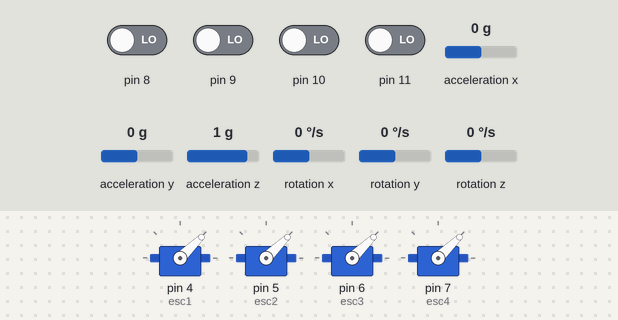
Bench run of a sketch on a simulated Arduino Uno, built with avr-gcc and run on an emulated ATmega328P. Parts: 4 × servo. Wiring (inferred from the names in the program): MPU-6050 motion sensor at I2C address 0x68. Inputs (shaded band) come from the test bench; at power-on: pin 8–11 LOW, acceleration x 0 g, acceleration y 0 g, acceleration z 1 g, rotation x 0 °/s, rotation y 0 °/s, rotation z 0 °/s.

Above: at 0.1 s.
At 2.1 s:
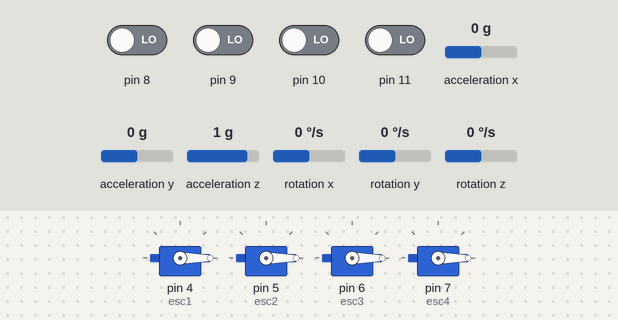
Timing chart, 0 to 3.6 s (numbered marks = the images above):
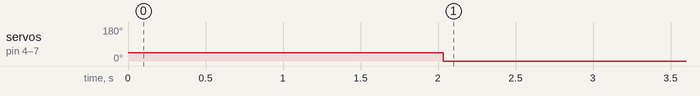

Measured:
- by itself, servo on pin 4 (esc1), servo on pin 5 (esc2), servo on pin 6 (esc3), servo on pin 7 (esc4): 44° → 0° at 2.0 s

The sketch:

Flight_Controller.ino
```cpp
//Imports
#include <Wire.h>
#include <Servo.h>

//ESCs
Servo esc1, esc2, esc3, esc4;
float esc1_pulse,esc2_pulse,esc3_pulse,esc4_pulse;

//IMU Variables
float accX, accY, accZ, gyroX, gyroY, gyroZ;
float accX_angle, accY_angle, accZ_angle, gyroX_angle, gyroY_angle, gyroZ_angle;
float accX_angle_error = -3.52;
float accY_angle_error = 7.33;
float gyroX_error = -2.57;
float gyroY_error = 0.19;
float gyroZ_error = 1.57;
float roll, pitch, yaw;
float time_ellp, time_curr, time_prev;

//Kalman Filter
float K_roll_angle = 0;
float last_K_roll = 0;
float K_roll_angle_u = 4;
float K_pitch_angle = 0;
float K_pitch_angle_u = 4;
float last_K_pitch = 0;
float K_output[] = {0,0};

//RC Transmitter and Reciever
//Variables for reading Channels
byte CH1_prev, CH2_prev, CH3_prev, CH4_prev;
unsigned long ISR_timer1, ISR_timer2, ISR_timer3, ISR_timer4;
volatile int CH1_input, CH2_input, CH3_input, CH4_input;
//Variables for reciever Angles
float recX_angle,recY_angle,recZ_angle;

//Variables for PID controller
//Roll X-axis
float p_gain_roll = 1.3;
float i_gain_roll = 0.0;
float d_gain_roll = 15.0;
float roll_output = 0.0;
float roll_p = 0.0;
float roll_i = 0.0;
float roll_d = 0.0;
float roll_curr_error = 0.0;
float roll_last_error = 0.0;
int max_roll = 300;

//Pitch Y-axis
float p_gain_pitch = p_gain_roll;
float i_gain_pitch = i_gain_roll;
float d_gain_pitch = d_gain_roll;
float pitch_p = 0.0;
float pitch_i = 0.0;
float pitch_d = 0.0;
float pitch_output = 0;
float pitch_curr_error = 0.0;
float pitch_last_error = 0.0;
int max_pitch = 300;

//Yaw Z-axis
float p_gain_yaw = 0.0;
float i_gain_yaw = 0.0;
float d_gain_yaw = 0.0;
float yaw_p = 0.0;
float yaw_i = 0.0;
float yaw_d = 0.0;
float yaw_output = 0;
float yaw_curr_error = 0.0;
float yaw_last_error = 0.0;
int max_yaw = 300;

void setup() {
  //Turning on Serial
  Serial.begin(115200);
  delay(10);
  Interrupt_Setup();
  delay(10);
  IMU_Setup();
  delay(10);
  ESC_Setup();
  delay(2000);
}

void loop() {
  read_IMU();
  read_Signal();
  PID_Control();
  ESC_Pulse();
}

////Setup Functions////
void IMU_Setup() {
 Wire.begin();
 //Writing to MPU6050 slave address and activating it
 Wire.beginTransmission(0x68);
 Wire.write(0x6B);
 Wire.write(0x00);
 Wire.endTransmission(true);
}

void Interrupt_Setup() {
 PCICR |= (1 << PCIE0); //Activating Port B for Pin Change Interrupts (PCI)
 PCMSK0 |= (1 << PCINT0); //pin 8, CH1
 PCMSK0 |= (1 << PCINT1); //pin 9, CH2
 PCMSK0 |= (1 << PCINT2); //pin 10, CH3
 PCMSK0 |= (1 << PCINT3); //pin 11, CH4
}

//Interrupt Sub Routine (ISR), will be called whenever PCI occurs
ISR(PCINT0_vect) {
  if (CH1_prev == 0 && (PINB & B00000001)) {
    CH1_prev = 1;
    ISR_timer1 = micros();
  } else if (CH1_prev == 1 && !(PINB & B00000001)){
    CH1_prev = 0;
    CH1_input = micros() - ISR_timer1;
  }
   if (CH2_prev == 0 && (PINB & B00000010)) {
    CH2_prev = 1;
    ISR_timer2 = micros();
  } else if (CH2_prev == 1 && !(PINB & B00000010)){
    CH2_prev = 0;
    CH2_input = micros() - ISR_timer2;
  }
   if (CH3_prev == 0 && (PINB & B00000100)) {
    CH3_prev = 1;
    ISR_timer3 = micros();
  } else if (CH3_prev == 1 && !(PINB & B00000100)){
    CH3_prev = 0;
    CH3_input = micros() - ISR_timer3;
  }
   if (CH4_prev == 0 && (PINB & B00001000)) {
    CH4_prev = 1;
    ISR_timer4 = micros();
  } else if (CH4_prev == 1 && !(PINB & B00001000)){
    CH4_prev = 0;
    CH4_input = micros() - ISR_timer4;
  }
}

void ESC_Setup() {
  DDRD |= B11110000; //Setting the Port D pins (4,5,6,7) to output mode
  //Pairing up pins with ESCs, then providing minimum throttle to arm ESCs

  esc1.writeMicroseconds(1000);
  esc2.writeMicroseconds(1000);
  esc3.writeMicroseconds(1000);
  esc4.writeMicroseconds(1000);
  esc1.attach(4, 1000, 2000);
  esc2.attach(5, 1000, 2000);
  esc3.attach(6, 1000, 2000);
  esc4.attach(7, 1000, 2000);
};

////Loop Functions////

//Reading IMU Functions//

//Reading accelerometer values
void read_Acc() {
 Wire.beginTransmission(0x68);
 Wire.write(0x3B);
 Wire.endTransmission(false);
 Wire.requestFrom(0x68,6,true);
 accX = (Wire.read() << 8 | Wire.read()) / 16384.0; //Combine data since they are stored in 2 different registers (both 8 bit)
 accY = (Wire.read() << 8 | Wire.read()) / 16384.0;
 accZ = (Wire.read() << 8 | Wire.read()) / 16384.0;
 accX_angle = (atan(accY / sqrt(pow(accX,2) + pow(accZ,2))))*(180/PI) - accX_angle_error;
 accY_angle = (atan(-1 * accX / sqrt(pow(accY,2) + pow(accZ,2))))*(180/PI) - accY_angle_error;
}

//Reading gyroscope values
void read_Gyro() {
 time_prev = time_curr;
 time_curr = millis();
 time_ellp =( time_curr - time_prev)/1000;
 Wire.beginTransmission(0x68);
 Wire.write(0x43);
 Wire.endTransmission(false);
 Wire.requestFrom(0x68,6,true);
 gyroX = (Wire.read() << 8 | Wire.read()) / 131.0 - gyroX_error; //Combine data since they are stored in 2 different registers (both 8 bit)
 gyroY = (Wire.read() << 8 | Wire.read()) / 131.0 - gyroY_error;
 gyroZ = (Wire.read() << 8 | Wire.read()) / 131.0 - gyroZ_error;
}

//Kalman Filter Functions
void kalman_filter(float K_state,float K_u,float K_rate,float K_angle, float t_ellapsed) {
  K_state += t_ellapsed*K_rate;
  K_u += (t_ellapsed * t_ellapsed)*(4.0 *4.0);
  float K_gain = (K_u)/(K_u + 9);
  K_state += K_gain*(K_angle - K_state);
  K_u = (1 - K_gain)*K_u;
  K_output[0] = K_state;
  K_output[1] = K_u;
}

void run_filters() {
  kalman_filter(K_roll_angle,K_roll_angle, gyroX, accX_angle,0.004);
  K_roll_angle = K_output[0];
  K_roll_angle_u = K_output[1];
  kalman_filter(K_pitch_angle,K_pitch_angle, gyroY, accY_angle,0.004);
  K_pitch_angle = K_output[0];
  K_pitch_angle_u = K_output[1];
}

void read_IMU() {
  read_Acc();
  read_Gyro();
  run_filters();
  roll = K_roll_angle;
  pitch = K_pitch_angle;
  yaw = yaw + gyroZ * time_ellp;
}

//Reading Transmitter Signal//
void read_Signal() {
  if (CH1_input < 1480) {
    recX_angle = (1480 - CH1_input)/9.6; //Roll
  } else {
    recX_angle = (CH1_input - 1520)/9.6;
  }
  if (CH2_input < 1480) {
    recY_angle = (1480 - CH2_input)/9.6; //Pitch
  } else {
    recY_angle = (CH2_input - 1520)/9.6;
  }
  if (CH4_input < 1480) {
    recZ_angle = (1480 - CH4_input)/9.6; //Yaw
  } else {
    recZ_angle = (CH4_input - 1520)/9.6;
  }
}
//PID Controller

void PID_Control() {
  //Pitch
  pitch_curr_error = (pitch - recY_angle);
  pitch_p = pitch_curr_error * p_gain_pitch;
  pitch_i += i_gain_pitch * pitch_curr_error;
  if (pitch_i > max_pitch) {
    pitch_i = max_pitch;
  } else if (pitch_i < -1 * max_pitch) {
    pitch_i = -1 * max_pitch;
  };
  pitch_d = d_gain_pitch * (pitch_curr_error - pitch_last_error);
  pitch_output = pitch_p + pitch_i + pitch_d;
  if (pitch_output > max_pitch) {
    pitch_output = max_pitch;
  } else if (pitch_output < -1 * max_pitch) {
    pitch_output = -1 * max_pitch;
  }
  pitch_last_error = pitch_curr_error;

  //Roll

  roll_curr_error = (roll - recX_angle);
  roll_p = roll_curr_error * p_gain_roll;
  roll_i += i_gain_roll * roll_curr_error;
  if (roll_i > max_roll) {
    roll_i = max_roll;
  } else if (pitch_i < -1 * max_roll) {
    roll_i = -1 * max_roll;
  };
  roll_d = d_gain_roll * (roll_curr_error - roll_last_error);
  roll_output = roll_p + roll_i + roll_d;
  if (roll_output > max_roll) {
    roll_output = max_roll;
  } else if (roll_output < -1 * max_roll) {
    roll_output = -1 * max_roll;
  }
  roll_last_error = roll_curr_error;

  //Yaw

  yaw_curr_error = (yaw - recZ_angle);
  yaw_p = yaw_curr_error * p_gain_yaw;
  yaw_i += yaw_curr_error * i_gain_yaw;
  if (yaw_i > max_yaw) {
    yaw_i = max_yaw;
  } else if (yaw_i < -1 * max_yaw) {
    yaw_i = -1 * max_yaw;
  };
  yaw_d = d_gain_yaw * (yaw_curr_error - yaw_last_error);
  yaw_output = yaw_p + yaw_i + yaw_d;
  if (yaw_output > max_yaw) {
    yaw_output = max_yaw;
  } else if (yaw_output < -1 * max_yaw) {
    yaw_output = -1 * max_yaw;
  }
  yaw_last_error = yaw_curr_error;
}

//Providing Pulses to ESCs
void ESC_Pulse() {
  if (CH3_input < 1075) {
    esc1.writeMicroseconds(1000);
    esc2.writeMicroseconds(1000);
    esc3.writeMicroseconds(1000);
    esc4.writeMicroseconds(1000);
  } else {
   esc1_pulse = CH3_input + roll_output + pitch_output + yaw_output;
   esc2_pulse = CH3_input + roll_output - pitch_output - yaw_output;
   esc3_pulse = CH3_input - roll_output - pitch_output + yaw_output;
   esc4_pulse = CH3_input - roll_output + pitch_output - yaw_output;
   if (esc1_pulse < 1100) {
     esc1_pulse = 1100;
   } else if (esc1_pulse > 1600) {
    esc1_pulse = 1600;
   }
   if (esc2_pulse < 1100) {
     esc2_pulse = 1100;
   }else if (esc2_pulse > 1600) {
    esc2_pulse = 1600;
   }
   if (esc3_pulse < 1100) {
     esc3_pulse = 1100;
   }else if (esc3_pulse > 1600) {
    esc3_pulse = 1600;
   }
   if (esc4_pulse < 1100) {
     esc4_pulse = 1100;
   }else if (esc4_pulse > 1600) {
    esc4_pulse = 1600;
   }
   esc1.writeMicroseconds(esc1_pulse);
   esc2.writeMicroseconds(esc2_pulse);
   esc3.writeMicroseconds(esc3_pulse);
   esc4.writeMicroseconds(esc4_pulse);
  }
}
```
